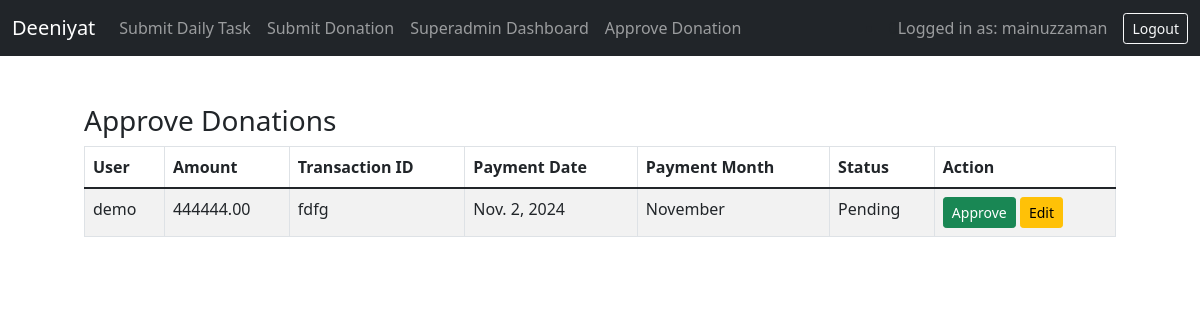
Screenshot of /approve_donation (signed in) with the database file from the repository.
### core/models.py (models this page shows, shortened)
class Donation(models.Model):
    MONTH_CHOICES = [
        ('01', 'January'),
        ('02', 'February'),
        ('03', 'March'),
        ('04', 'April'),
        ('05', 'May'),
        ('06', 'June'),
        ('07', 'July'),
        ('08', 'August'),
        ('09', 'September'),
        ('10', 'October'),
        ('11', 'November'),
        ('12', 'December'),
    ]
    user = models.ForeignKey(User, on_delete=models.CASCADE, related_name="donations")
    amount = models.DecimalField(max_digits=10, decimal_places=2)
    transaction_id = models.CharField(max_length=50)
    verified = models.BooleanField(default=False)
    verified_by = models.ForeignKey(User, null=True, blank=True, on_delete=models.SET_NULL, related_name="verified_donations")
    payment_date = models.DateField(default=timezone.now)  # Field for payment date
    payment_month = models.CharField(max_length=2, choices=MONTH_CHOICES)  # Field for payment month selection

### core/views.py (the view, shortened to what this page needs)
# urls.py: path('approve_donation', views.approve_donation, name='approve_donation'),
@login_required
@user_passes_test(is_superuser_or_accounts)
def approve_donation(request):
    donations = Donation.objects.filter(verified=False)
    return render(request, "approve_donation.html", {"donations": donations})

### core/views.py (called while the page is built)
def is_superuser_or_accounts(user):
    return user.is_superuser or user.groups.filter(name='accounts').exists()

### templates/approve_donation.html (shortened to what this page needs)
{% extends "base.html" %} {% block content %}
<div class="container mt-5">
  <h3>Approve Donations</h3>
  <table class="table table-striped table-bordered table-hover">
    <thead class="thead-dark">
      <tr>
        <th>User</th>
        <th>Amount</th>
        <th>Transaction ID</th>
        <th>Payment Date</th>
        <th>Payment Month</th>
        <th>Status</th>
        <th>Action</th>
      </tr>
    </thead>
    <tbody>
      {% for donation in donations %}
      <tr>
        <td>{{ donation.user.username }}</td>
        <td>{{ donation.amount }}</td>
        <td>{{ donation.transaction_id }}</td>
        <td>{{ donation.payment_date }}</td>
        <td>{{ donation.get_payment_month_display }}</td>
        <td>{{ donation.verified|yesno:"Verified,Pending" }}</td>
        <td>
          {% if not donation.verified %}
          <button
            type="button"
            class="btn btn-success btn-sm"
            onclick="confirmApproval('{{ donation.id }}')"
          >
            Approve
          </button>
          {% endif %}
          <button
            type="button"
            class="btn btn-warning btn-sm"
            onclick="openEditModal({{ donation.id }}, {{ donation.amount }}, '{{ donation.transaction_id }}')"
          >
            Edit
          </button>
        </td>
      </tr>
      {% empty %}
      <tr>
        <td colspan="7" class="text-center">No donations pending approval.</td>
      </tr>
      {% endfor %}
    </tbody>
  </table>
</div>
{% endblock content %} {% block title %}Approve Donations{% endblock title %}

### templates/navbar.html (shortened to what this page needs)
<nav class="navbar navbar-expand-lg navbar-dark bg-dark">
  <div class="container-fluid">
    <a class="navbar-brand" href="{% url 'dashboard' %}">Deeniyat</a>
    <div class="collapse navbar-collapse" id="navbarNav">
      <ul class="navbar-nav me-auto">
        <li class="nav-item">
          <a class="nav-link" href="{% url 'submit_daily_task' %}"
            >Submit Daily Task</a
          >
        </li>
        <li class="nav-item">
          <a class="nav-link" href="{% url 'submit_donation_verification' %}"
            >Submit Donation</a
          >
        </li>
        {% if user.is_superuser %}
        <li class="nav-item">
          <a class="nav-link" href="{% url 'superadmin_dashboard' %}"
            >Superadmin Dashboard</a
          >
        </li>
        <li class="nav-item">
          <a class="nav-link" href="{% url 'approve_donation' %}"
            >Approve Donation</a
          >
        </li>
         {% endif %}
      </ul>
      <li>{{ request.total_donations }}</li>
      <span class="navbar-text me-3"> Logged in as: {{ user.username }} </span>
      <a class="btn btn-outline-light btn-sm" href="{% url 'logout' %}"
        >Logout</a
      >
    </div>
  </div>
</nav>

### rows the page displays
Donation: user.username "demo", amount "444444.00", transaction_id "fdfg", payment_date "Nov. 2, 2024", payment_month "November", verified "Pending"

### other values shown
{{ user.username }} "mainuzzaman"
